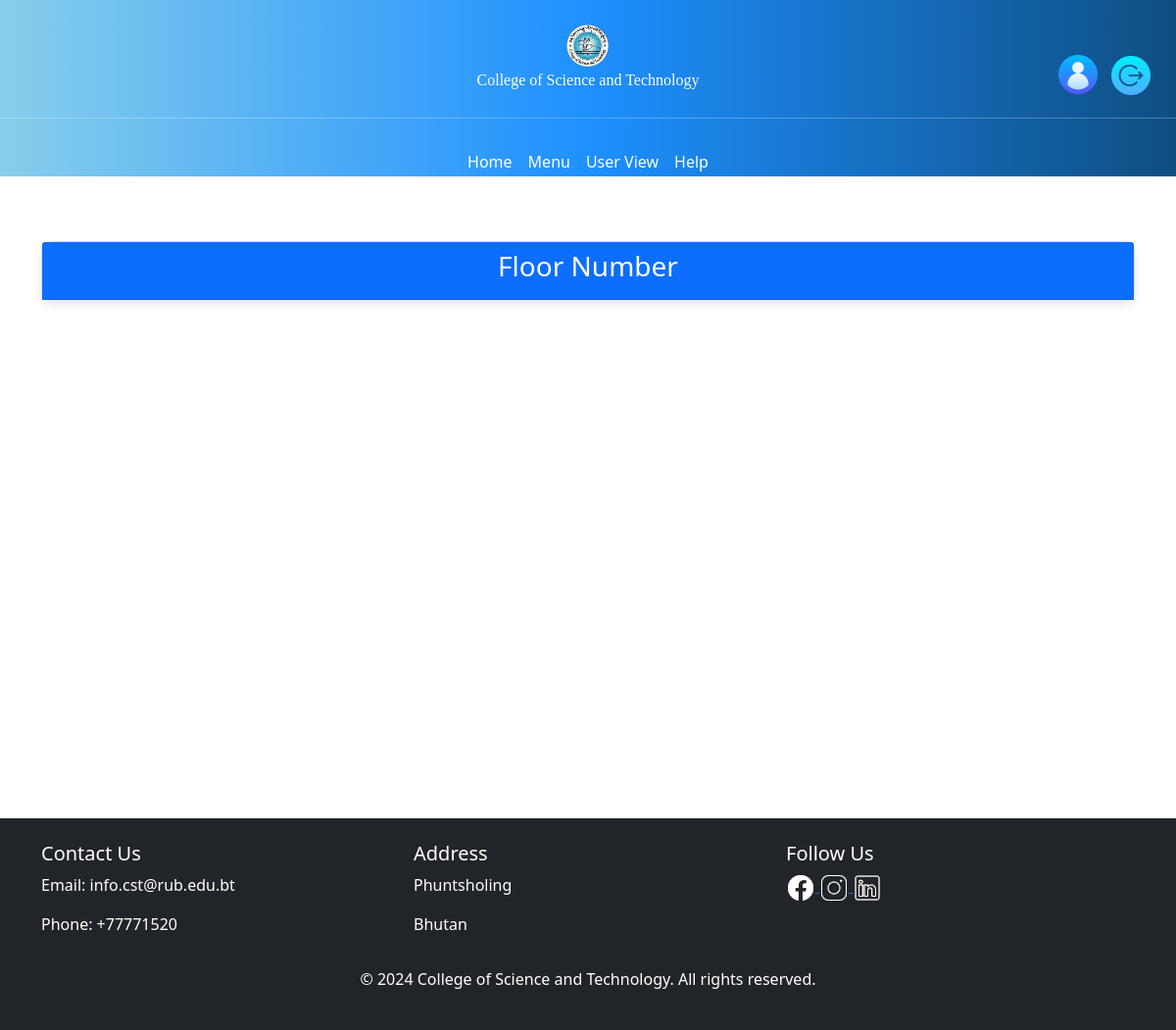
Before: /selected_floor/1/ (signed in) with the older database file.
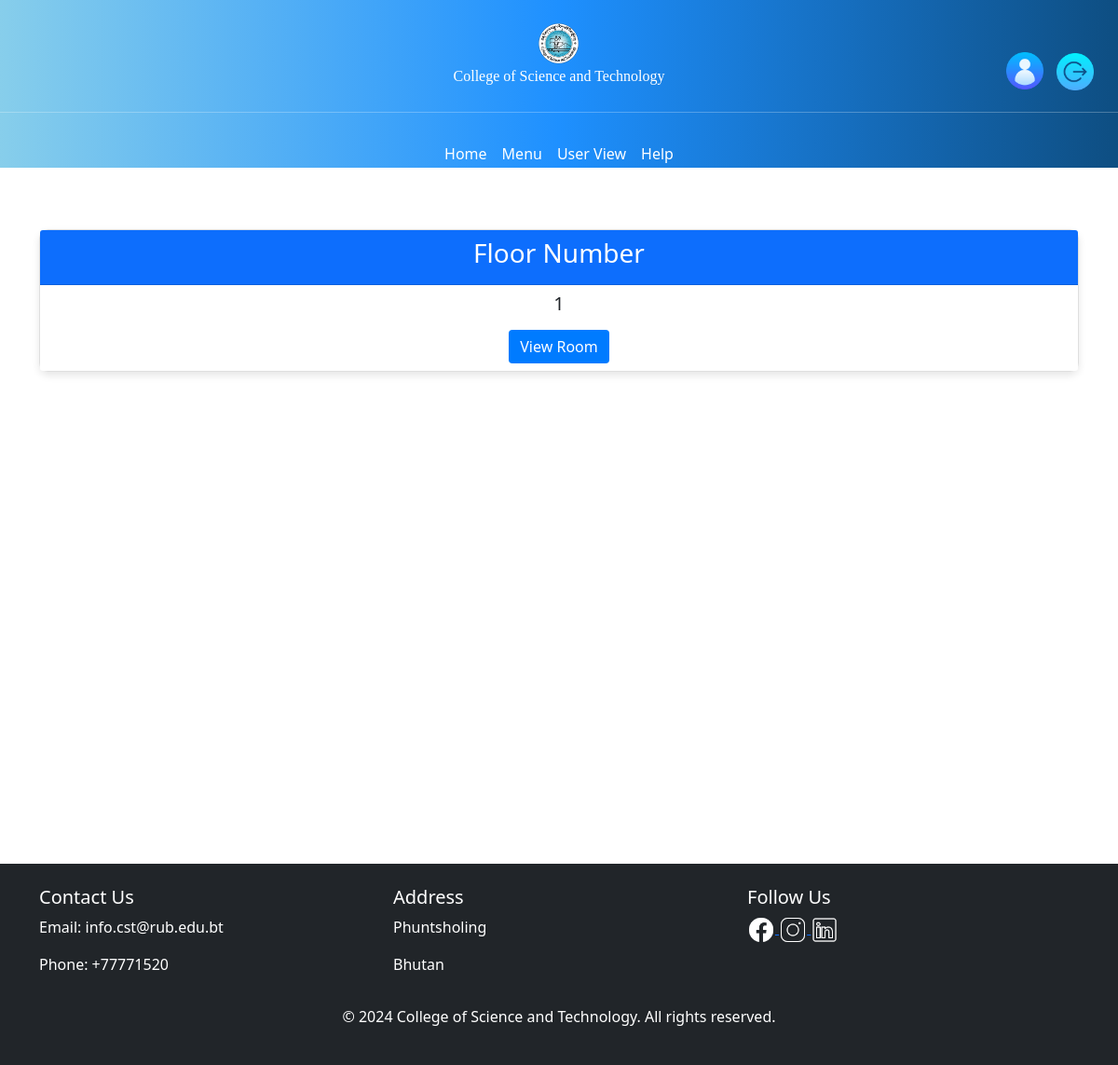
After: the same page with the newer database file.
### APP/models.py (models this page shows, shortened)
class Floor(models.Model):
    hostel = models.ForeignKey(Hostel,related_name='floors',null=True,on_delete=models.SET_NULL)
    number = models.IntegerField(default=0,null=True)

### APP/views.py (the view)
# urls.py: path('selected_floor/<str:pk>/',views.seleted_floor,name='selected_floor'),
@login_required(login_url='login')
def seleted_floor(request, pk):
    hostel = get_object_or_404(Hostel, id=pk)
    floor = hostel.floors.all()
    context={
        'hostel': hostel,
        'floor': floor,
    }
    return render(request,'floor.html',context)

### APP/templates/floor.html (shortened to what this page needs)
{% extends 'main.html' %}
{% block content %}
<br><br><br><br>
<div class="container">
    <div class="row">
        <div class="col-md-12">
            <div class="card" style="width: 100%;">
                <div class="card-header text-center bg-primary text-white">
                    <h3> Floor Number </h3>
                </div>
                <ul class="list-group list-group-flush">
                    {% for floor in floor %}
                    <li class="list-group-item text-center">
                        <h5>{{ floor.number }}</h5>
                        <a href="{% url 'selected_room' floor.id %}">
                            <button class="btn btn-primary mt-2">View Room</button>
                        </a>
                    </li>
                    {% endfor %}
                </ul>
            </div>
        </div>
    </div>
</div>
<br><br><br><br>
<br><br><br><br>
<br><br><br><br>
<br><br><br><br>
{% endblock %}

Changed rows visible on the page:
added Floor: number "1"
